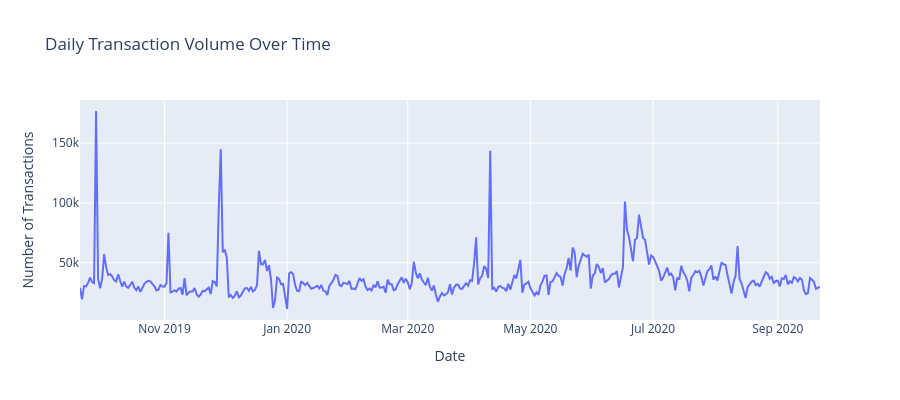

The notebook cell saved with this chart:
### Markdown cell above
### 4.3 Transaction Patterns

### Code cell
# Transaction volume over time
daily_transactions = transactions.groupby('t_dat').size().reset_index(name='count')

fig = px.line(daily_transactions, x='t_dat', y='count',
              title='Daily Transaction Volume Over Time',
              labels={'t_dat': 'Date', 'count': 'Number of Transactions'})
fig.update_layout(height=400)
fig.show()

### Figure 1 — Plotly figure (JSON) as saved in the notebook; plotly's stock layout.template omitted (floating-point values rounded to 4 significant figures; data arrays with more than 128 entries replaced by an {"elided": "..."} marker saying what was removed)
{"data": [{"hovertemplate": "Date=%{x}<br>Number of Transactions=%{y}<extra></extra>", "legendgroup": "", "line": {"color": "#636efa", "dash": "solid"}, "marker": {"symbol": "circle"}, "mode": "lines", "name": "", "orientation": "v", "showlegend": false, "type": "scatter", "x": {"elided": "369 str values"}, "xaxis": "x", "y": {"elided": "369 int values"}, "yaxis": "y"}], "layout": {"height": 400, "legend": {"tracegroupgap": 0}, "title": {"text": "Daily Transaction Volume Over Time"}, "xaxis": {"anchor": "y", "domain": [0, 1], "title": {"text": "Date"}}, "yaxis": {"anchor": "x", "domain": [0, 1], "title": {"text": "Number of Transactions"}}}}
